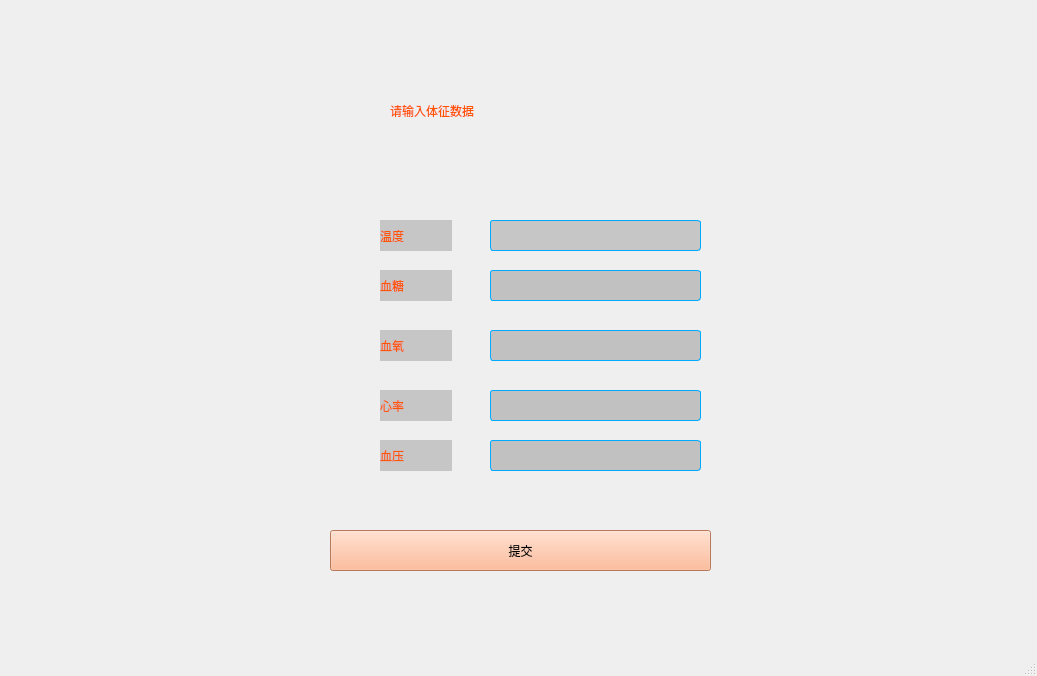
<?xml version="1.0" encoding="UTF-8"?>
<ui version="4.0">
 <class>DataWindow</class>
 <widget class="QMainWindow" name="DataWindow">
  <property name="geometry">
   <rect>
    <x>0</x>
    <y>0</y>
    <width>1037</width>
    <height>676</height>
   </rect>
  </property>
  <property name="windowTitle">
   <string>MainWindow</string>
  </property>
  <widget class="QWidget" name="centralwidget">
   <widget class="QWidget" name="widget" native="true">
    <property name="geometry">
     <rect>
      <x>0</x>
      <y>-10</y>
      <width>1091</width>
      <height>651</height>
     </rect>
    </property>
    <property name="styleSheet">
     <string notr="true">#widget{
	border-image: url(:/IMG_2027.JPG);}</string>
    </property>
    <widget class="QLineEdit" name="temperatureLineEdit">
     <property name="geometry">
      <rect>
       <x>490</x>
       <y>230</y>
       <width>211</width>
       <height>31</height>
      </rect>
     </property>
     <property name="styleSheet">
      <string notr="true">background-color: rgb(150, 150, 150,120);
	color: rgb(255, 255, 255);

border:1px solid #e1e0e0;
	border-color: rgb(0, 170, 255);
	font: 18pt &quot;黑体&quot;;
	border-radius:3px;</string>
     </property>
    </widget>
    <widget class="QLabel" name="label">
     <property name="geometry">
      <rect>
       <x>380</x>
       <y>230</y>
       <width>72</width>
       <height>31</height>
      </rect>
     </property>
     <property name="styleSheet">
      <string notr="true">background-color: rgb(255, 85, 0);
font: 12pt &quot;黑体&quot;;
background-color: rgb(150, 150, 150,120);
	color: rgb(255, 255, 255);
color: rgb(255, 85, 0);</string>
     </property>
     <property name="text">
      <string>温度</string>
     </property>
    </widget>
    <widget class="QLineEdit" name="bloodGluseLineEdit">
     <property name="geometry">
      <rect>
       <x>490</x>
       <y>280</y>
       <width>211</width>
       <height>31</height>
      </rect>
     </property>
     <property name="styleSheet">
      <string notr="true">background-color: rgb(141, 141, 141,120);
	color: rgb(255, 255, 255);

border:1px solid #e1e0e0;
	border-color: rgb(0, 170, 255);

	font: 18pt &quot;黑体&quot;;
	border-radius:3px;</string>
     </property>
    </widget>
    <widget class="QLabel" name="label_2">
     <property name="geometry">
      <rect>
       <x>380</x>
       <y>280</y>
       <width>72</width>
       <height>31</height>
      </rect>
     </property>
     <property name="styleSheet">
      <string notr="true">color: rgb(255, 85, 0);
font: 12pt &quot;黑体&quot;;
background-color: rgb(150, 150, 150,120);
</string>
     </property>
     <property name="text">
      <string>血糖</string>
     </property>
    </widget>
    <widget class="QLineEdit" name="bloodOxygenLineEdit">
     <property name="geometry">
      <rect>
       <x>490</x>
       <y>340</y>
       <width>211</width>
       <height>31</height>
      </rect>
     </property>
     <property name="styleSheet">
      <string notr="true">background-color: rgb(141, 141, 141,120);
	color: rgb(255, 255, 255);

border:1px solid #e1e0e0;
	border-color: rgb(0, 170, 255);

	font: 18pt &quot;黑体&quot;;
	border-radius:3px;</string>
     </property>
    </widget>
    <widget class="QLabel" name="label_3">
     <property name="geometry">
      <rect>
       <x>380</x>
       <y>340</y>
       <width>72</width>
       <height>31</height>
      </rect>
     </property>
     <property name="styleSheet">
      <string notr="true">color: rgb(255, 85, 0);
font: 12pt &quot;黑体&quot;;
background-color: rgb(150, 150, 150,120);
</string>
     </property>
     <property name="text">
      <string>血氧</string>
     </property>
    </widget>
    <widget class="QLineEdit" name="heartRateLineEdit">
     <property name="geometry">
      <rect>
       <x>490</x>
       <y>400</y>
       <width>211</width>
       <height>31</height>
      </rect>
     </property>
     <property name="styleSheet">
      <string notr="true">background-color: rgb(141, 141, 141,120);
	color: rgb(255, 255, 255);

border:1px solid #e1e0e0;
	border-color: rgb(0, 170, 255);

	font: 18pt &quot;黑体&quot;;
	border-radius:3px;</string>
     </property>
    </widget>
    <widget class="QLabel" name="label_4">
     <property name="geometry">
      <rect>
       <x>380</x>
       <y>400</y>
       <width>72</width>
       <height>31</height>
      </rect>
     </property>
     <property name="styleSheet">
      <string notr="true">color: rgb(255, 85, 0);
font: 12pt &quot;黑体&quot;;
background-color: rgb(150, 150, 150,120);
</string>
     </property>
     <property name="text">
      <string>心率</string>
     </property>
    </widget>
    <widget class="QLineEdit" name="bloodPresureLineEdit">
     <property name="geometry">
      <rect>
       <x>490</x>
       <y>450</y>
       <width>211</width>
       <height>31</height>
      </rect>
     </property>
     <property name="styleSheet">
      <string notr="true">background-color: rgb(141, 141, 141,120);
	color: rgb(255, 255, 255);

border:1px solid #e1e0e0;
	border-color: rgb(0, 170, 255);

	font: 18pt &quot;黑体&quot;;
	border-radius:3px;</string>
     </property>
    </widget>
    <widget class="QLabel" name="label_5">
     <property name="geometry">
      <rect>
       <x>380</x>
       <y>450</y>
       <width>72</width>
       <height>31</height>
      </rect>
     </property>
     <property name="styleSheet">
      <string notr="true">color: rgb(255, 85, 0);
font: 12pt &quot;黑体&quot;;
background-color: rgb(150, 150, 150,120);
</string>
     </property>
     <property name="text">
      <string>血压</string>
     </property>
    </widget>
    <widget class="QPushButton" name="commitPushButton">
     <property name="geometry">
      <rect>
       <x>330</x>
       <y>540</y>
       <width>381</width>
       <height>41</height>
      </rect>
     </property>
     <property name="styleSheet">
      <string notr="true">font: 16pt &quot;Arial&quot;;
color: rgb(0, 0, 0);
background-color: rgb(255, 170, 127);</string>
     </property>
     <property name="text">
      <string>提交</string>
     </property>
    </widget>
    <widget class="QLabel" name="label_6">
     <property name="geometry">
      <rect>
       <x>390</x>
       <y>100</y>
       <width>301</width>
       <height>41</height>
      </rect>
     </property>
     <property name="styleSheet">
      <string notr="true">font: 26pt &quot;Arial&quot;;
color: rgb(255, 85, 0);</string>
     </property>
     <property name="text">
      <string>请输入体征数据</string>
     </property>
    </widget>
   </widget>
  </widget>
  <widget class="QMenuBar" name="menubar">
   <property name="geometry">
    <rect>
     <x>0</x>
     <y>0</y>
     <width>1037</width>
     <height>25</height>
    </rect>
   </property>
  </widget>
  <widget class="QStatusBar" name="statusbar"/>
 </widget>
 <resources/>
 <connections/>
</ui>
